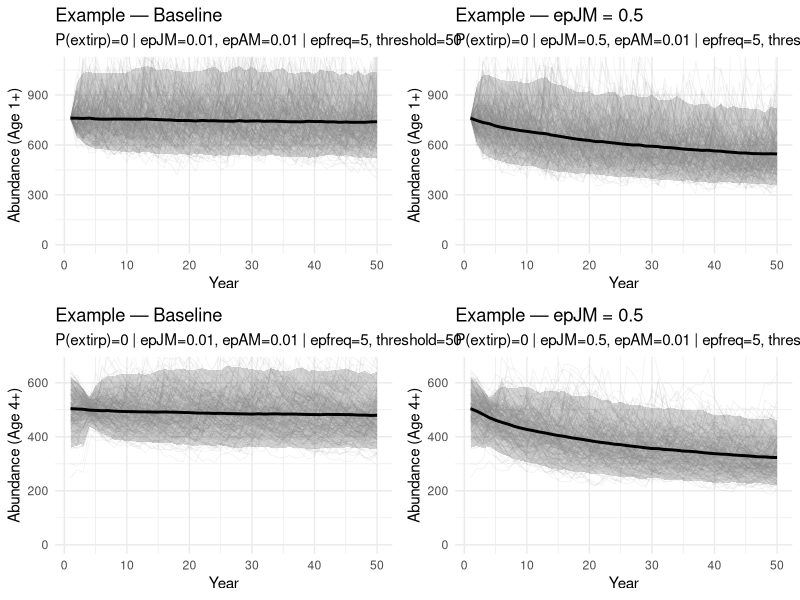

This figure's R source: (Note: this script raises an error after producing the figure.)
############################################################
## GULF STURGEON PVA CALCULATOR — 2-scenario comparison
## Scenario 1: baseline (epJM as set in INPUTS)
## Scenario 2: epJM = 0.5
## Output: 2x2 plot:
##   [pA_baseline | pA_epJM0.5]
##   [pB_baseline | pB_epJM0.5]
## With matched y-axes across columns within each row.
############################################################

rm(list = ls())

library(ggplot2)
library(grid)

# ============================================================
# INPUTS  (EDIT ONLY THIS SECTION)
# ============================================================

# Reproducibility
SEED <- 1

# Simulation controls
nT    <- 50
A     <- 60
AR    <- 1
n_sim <- 2000

# Choose TWO ages to plot (Age X+ and Age Y+)
plot_ageA <- 1
plot_ageB <- 4

# "Vulnerable" fish definition (reporting + init scaling only)
vuln_age <- 4

# Episodic event settings
epfreq <- 5
epAM   <- 0.01
epJM   <- 0.01   # <-- baseline value (Scenario 1 uses this)

# Extirpation definition (adult threshold)
extir_threshold <- 50

# Global biological scalars
reck <- 2.8
K    <- 0.13
afec <- 100000
Wmat <- 0.15
sd_S <- 0.6

# Optional maturity age override
amat_override <- NA

# Initialization bookkeeping
report_initial_composition <- TRUE

# Save per-simulation initialization table
save_start_table <- FALSE   # recommend FALSE for quick comparisons

# Plotting controls
plot_trace_sims <- 250
save_plots <- FALSE

# ------------------------------------------------------------
# Population-specific scalars (UNCOMMENT EXACTLY ONE BLOCK)
# ------------------------------------------------------------

pop_name <- "Example"
R0       <- 100
Madult   <- 0.10
No       <- 500

# ============================================================
# SAFETY CHECKS
# ============================================================

if (!exists("pop_name") || !exists("R0") || !exists("Madult") || !exists("No")) {
  stop("You must uncomment EXACTLY ONE population block in the INPUTS section (pop_name, R0, Madult, No).")
}
if (vuln_age < 1 || vuln_age > A) stop("vuln_age must be between 1 and A.")
if (AR < 1 || AR > A) stop("AR must be between 1 and A.")
if (n_sim < 1) stop("n_sim must be >= 1.")
if (plot_ageA < 1 || plot_ageA > A) stop("plot_ageA must be between 1 and A.")
if (plot_ageB < 1 || plot_ageB > A) stop("plot_ageB must be between 1 and A.")

plot_trace_sims <- min(plot_trace_sims, n_sim)

# ============================================================
# HELPER: run one scenario and return matrices + summaries
# ============================================================

summ_by_year <- function(mat, years) {
  data.frame(
    year = years,
    mean = rowMeans(mat),
    lwr  = apply(mat, 1, quantile, probs = 0.025, na.rm = TRUE),
    upr  = apply(mat, 1, quantile, probs = 0.975, na.rm = TRUE)
  )
}

make_plot <- function(mat, years, trace_ids, age_label, title_text, subtitle_text, y_max) {
  df_trace <- data.frame(
    year = rep(years, times = length(trace_ids)),
    sim  = rep(trace_ids, each = length(years)),
    N    = as.vector(mat[, trace_ids, drop = FALSE])
  )
  
  sum_tbl <- summ_by_year(mat, years)
  
  ggplot() +
    geom_line(data = df_trace, aes(x = year, y = N, group = sim),
              alpha = 0.12, linewidth = 0.3, color = "grey60") +
    geom_ribbon(data = sum_tbl, aes(x = year, ymin = lwr, ymax = upr),
                alpha = 0.20) +
    geom_line(data = sum_tbl, aes(x = year, y = mean),
              linewidth = 1.0, color = "black") +
    coord_cartesian(ylim = c(0, y_max)) +
    labs(
      title    = title_text,
      subtitle = subtitle_text,
      x = "Year",
      y = paste0("Abundance (", age_label, ")")
    ) +
    theme_minimal()
}

run_one <- function(epJM_value, scenario_tag) {
  
  # Reset seed so both scenarios share the same random draws (fair compare)
  set.seed(SEED)
  
  # Local scenario value
  epJM_local <- epJM_value
  
  # Ages
  ages <- 1:A
  la   <- (1 - exp(-K * ages))
  wa   <- la^3
  fec  <- pmax(0, wa - Wmat) * afec
  
  # Adult cutoff age (MetaPVA formula unless overridden)
  amat <- as.integer(-log(1 - Wmat^(1/3)) / K)
  amat <- max(1, min(A, amat))
  if (!is.na(amat_override)) {
    amat <- as.integer(amat_override)
    amat <- max(1, min(A, amat))
  }
  
  # Length-based survival-at-age (MetaPVA uses *0.66)
  Sa <- exp(-Madult / la * 0.66)
  
  # Survivorship lx
  lx <- numeric(A)
  lx[1] <- 1
  if (A > 1) {
    for (a in 2:A) lx[a] <- lx[a - 1] * Sa[a - 1]
  }
  
  # Beverton-Holt params
  phie <- sum(lx * fec)
  R_A  <- reck / phie
  R_B  <- (reck - 1) / (R0 * phie)
  
  # Scale initial total abundance so mean vulnerable ~= No
  vuln_frac <- sum(lx[vuln_age:A]) / sum(lx[AR:A])
  vuln_frac <- max(vuln_frac, 1e-12)
  N1 <- as.integer(round(No / vuln_frac))
  
  # Episodic years per simulation
  ep_flag <- matrix(FALSE, nrow = nT, ncol = n_sim)
  if (epfreq <= nT) {
    n_samp <- as.integer(nT / epfreq)
    for (j in 1:n_sim) {
      yrs <- sample.int(nT, n_samp, replace = FALSE)
      ep_flag[yrs, j] <- TRUE
    }
  }
  
  # Episodic multipliers for survival transitions (ages AR..A-1)
  ages_surv <- AR:(A - 1)
  mult_episode <- rep(1, length(ages_surv))
  if (length(ages_surv) > 0) {
    for (k in seq_along(ages_surv)) {
      a <- ages_surv[k]
      if (a == AR) {
        mult_episode[k] <- 1
      } else if (a < amat) {
        mult_episode[k] <- 1 - epJM_local
      } else {
        mult_episode[k] <- 1 - epAM
      }
    }
  }
  
  # Environmental effects
  rec_dev <- matrix(
    exp(rnorm((A - AR + 1) * n_sim, 0, sd_S) + 0.5 * sd_S^2),
    nrow = (A - AR + 1), ncol = n_sim
  )
  anom <- matrix(
    exp(rnorm((nT - 1) * n_sim, 0, sd_S)),
    nrow = (nT - 1), ncol = n_sim
  )
  
  # State: numbers-at-age each year (A x n_sim)
  N <- matrix(0L, nrow = A, ncol = n_sim)
  
  # Initialize populations across ages AR..A
  base_w <- lx[AR:A]
  for (j in 1:n_sim) {
    w <- base_w * rec_dev[, j]
    w <- w / sum(w)
    N[AR:A, j] <- as.vector(rmultinom(1, N1, w))
  }
  
  # Init composition table (optional)
  init_vuln  <- colSums(N[vuln_age:A, , drop = FALSE])
  init_adult <- colSums(N[amat:A,    , drop = FALSE])
  
  if (report_initial_composition) {
    cat("\n--- Initialization bookkeeping (Year 1) ---\n")
    cat("Scenario:", scenario_tag, "\n")
    cat("Population:", pop_name, "\n")
    cat("No target vulnerable (age", vuln_age, "+) =", No, "\n")
    cat("Derived total initial abundance (N1) =", N1, "\n")
    cat("Adult cutoff age (amat) =", amat, "\n")
    cat("Observed mean vulnerable =", round(mean(init_vuln), 1), "\n")
    cat("Observed mean adults     =", round(mean(init_adult), 1), "\n")
    cat("-----------------------------------------\n\n")
  }
  
  # Time series storage
  N_ageAplus <- matrix(0, nrow = nT, ncol = n_sim)
  N_ageBplus <- matrix(0, nrow = nT, ncol = n_sim)
  N_adults   <- matrix(0, nrow = nT, ncol = n_sim)
  
  record_metrics <- function(t, Nmat) {
    N_ageAplus[t, ] <<- colSums(Nmat[plot_ageA:A, , drop = FALSE])
    N_ageBplus[t, ] <<- colSums(Nmat[plot_ageB:A, , drop = FALSE])
    N_adults[t, ]   <<- colSums(Nmat[amat:A,    , drop = FALSE])
  }
  
  years_vec <- 1:nT
  
  # Record year 1
  record_metrics(1, N)
  
  # Dynamics
  for (t in 2:nT) {
    
    Et <- colSums(N[AR:A, , drop = FALSE] * fec[AR:A])
    
    recruits <- as.integer((R_A * Et * anom[t - 1, ]) / (1 + R_B * Et))
    
    N_next <- matrix(0L, nrow = A, ncol = n_sim)
    N_next[AR, ] <- recruits
    
    if (A > AR) {
      surv_base <- Sa[AR:(A - 1)]
      for (k in seq_along(ages_surv)) {
        mult_sim <- ifelse(ep_flag[t - 1, ], mult_episode[k], 1)
        pvec <- pmin(pmax(surv_base[k] * mult_sim, 0), 1)
        
        N_next[ages_surv[k] + 1, ] <- rbinom(
          n    = n_sim,
          size = pmax(0L, N[ages_surv[k], ]),
          prob = pvec
        )
      }
    }
    
    N <- N_next
    record_metrics(t, N)
  }
  
  # Extirpation probability
  ext_window <- min(100, nT)
  min_adults <- apply(N_adults[1:ext_window, , drop = FALSE], 2, min)
  p_extirp   <- mean(min_adults <= extir_threshold)
  
  list(
    scenario_tag = scenario_tag,
    epJM = epJM_local,
    amat = amat,
    years = years_vec,
    N_ageAplus = N_ageAplus,
    N_ageBplus = N_ageBplus,
    p_extirp = p_extirp
  )
}

# ============================================================
# RUN BOTH SCENARIOS
# ============================================================

res_base <- run_one(epJM_value = epJM,  scenario_tag = "Baseline")
res_hi   <- run_one(epJM_value = 0.5,   scenario_tag = "epJM = 0.5")

# Use identical trace IDs in both panels for visual comparability
trace_ids <- 1:plot_trace_sims

# Compute shared y-axis maxima (per row) using the 97.5% ribbon bound across BOTH scenarios
sumA_base <- summ_by_year(res_base$N_ageAplus, res_base$years)
sumA_hi   <- summ_by_year(res_hi$N_ageAplus,   res_hi$years)
ymax_A    <- max(sumA_base$upr, sumA_hi$upr)

sumB_base <- summ_by_year(res_base$N_ageBplus, res_base$years)
sumB_hi   <- summ_by_year(res_hi$N_ageBplus,   res_hi$years)
ymax_B    <- max(sumB_base$upr, sumB_hi$upr)

# Build plots (matched y within each row)
pA_base <- make_plot(
  mat = res_base$N_ageAplus, years = res_base$years, trace_ids = trace_ids,
  age_label = paste0("Age ", plot_ageA, "+"),
  title_text = paste0(pop_name, " — Baseline"),
  subtitle_text = paste0("P(extirp)=", round(res_base$p_extirp, 3),
                         " | epJM=", res_base$epJM, ", epAM=", epAM,
                         " | epfreq=", epfreq, ", threshold=", extir_threshold),
  y_max = ymax_A
)

pA_hi <- make_plot(
  mat = res_hi$N_ageAplus, years = res_hi$years, trace_ids = trace_ids,
  age_label = paste0("Age ", plot_ageA, "+"),
  title_text = paste0(pop_name, " — epJM = 0.5"),
  subtitle_text = paste0("P(extirp)=", round(res_hi$p_extirp, 3),
                         " | epJM=", res_hi$epJM, ", epAM=", epAM,
                         " | epfreq=", epfreq, ", threshold=", extir_threshold),
  y_max = ymax_A
)

pB_base <- make_plot(
  mat = res_base$N_ageBplus, years = res_base$years, trace_ids = trace_ids,
  age_label = paste0("Age ", plot_ageB, "+"),
  title_text = paste0(pop_name, " — Baseline"),
  subtitle_text = paste0("P(extirp)=", round(res_base$p_extirp, 3),
                         " | epJM=", res_base$epJM, ", epAM=", epAM,
                         " | epfreq=", epfreq, ", threshold=", extir_threshold),
  y_max = ymax_B
)

pB_hi <- make_plot(
  mat = res_hi$N_ageBplus, years = res_hi$years, trace_ids = trace_ids,
  age_label = paste0("Age ", plot_ageB, "+"),
  title_text = paste0(pop_name, " — epJM = 0.5"),
  subtitle_text = paste0("P(extirp)=", round(res_hi$p_extirp, 3),
                         " | epJM=", res_hi$epJM, ", epAM=", epAM,
                         " | epfreq=", epfreq, ", threshold=", extir_threshold),
  y_max = ymax_B
)

# ============================================================
# 2x2 LAYOUT (baseline left column, epJM=0.5 right column)
# ============================================================

grid.newpage()
pushViewport(viewport(layout = grid.layout(2, 2)))

print(pA_base, vp = viewport(layout.pos.row = 1, layout.pos.col = 1))
print(pA_hi,   vp = viewport(layout.pos.row = 1, layout.pos.col = 2))
print(pB_base, vp = viewport(layout.pos.row = 2, layout.pos.col = 1))
print(pB_hi,   vp = viewport(layout.pos.row = 2, layout.pos.col = 2))

############################################################
# ---- SAVE the 2x2 grid plot ----
out_dir  <- "C:/Users/flori/Documents/GS/20251210_GS_Connor_SDM"
out_file <- file.path(out_dir, "pva_compare_baseline_vs_epJM0p5.png")

png(filename = out_file, width = 14, height = 8, units = "in", res = 300)

grid.newpage()
pushViewport(viewport(layout = grid.layout(2, 2)))

print(pA_base, vp = viewport(layout.pos.row = 1, layout.pos.col = 1))
print(pA_hi,   vp = viewport(layout.pos.row = 1, layout.pos.col = 2))
print(pB_base, vp = viewport(layout.pos.row = 2, layout.pos.col = 1))
print(pB_hi,   vp = viewport(layout.pos.row = 2, layout.pos.col = 2))

dev.off()

cat("Saved:", out_file, "\n")
